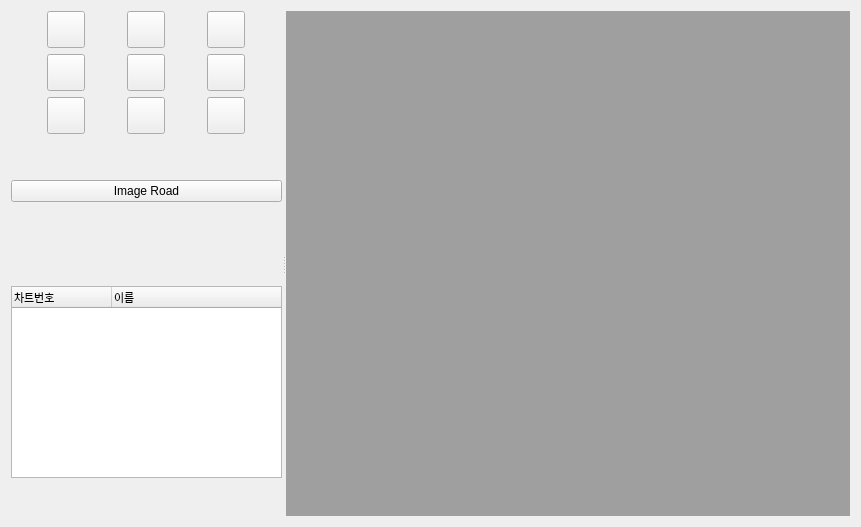
<?xml version="1.0" encoding="UTF-8"?>
<ui version="4.0">
 <class>ImageManagementForm</class>
 <widget class="QWidget" name="ImageManagementForm">
  <property name="geometry">
   <rect>
    <x>0</x>
    <y>0</y>
    <width>861</width>
    <height>527</height>
   </rect>
  </property>
  <property name="windowTitle">
   <string>Form</string>
  </property>
  <layout class="QVBoxLayout" name="verticalLayout_7">
   <item>
    <widget class="QSplitter" name="splitter">
     <property name="orientation">
      <enum>Qt::Horizontal</enum>
     </property>
     <widget class="QWidget" name="layoutWidget_2">
      <layout class="QVBoxLayout" name="verticalLayout_4">
       <item>
        <layout class="QGridLayout" name="gridLayout_3">
         <item row="2" column="1">
          <widget class="QToolButton" name="horizontalToolButton_2">
           <property name="text">
            <string/>
           </property>
           <property name="iconSize">
            <size>
             <width>30</width>
             <height>30</height>
            </size>
           </property>
          </widget>
         </item>
         <item row="2" column="0">
          <widget class="QToolButton" name="verticalToolButton_2">
           <property name="text">
            <string/>
           </property>
           <property name="iconSize">
            <size>
             <width>30</width>
             <height>30</height>
            </size>
           </property>
          </widget>
         </item>
         <item row="1" column="1">
          <widget class="QToolButton" name="leftToolButton_2">
           <property name="text">
            <string/>
           </property>
           <property name="iconSize">
            <size>
             <width>30</width>
             <height>30</height>
            </size>
           </property>
          </widget>
         </item>
         <item row="2" column="2">
          <widget class="QToolButton" name="toolButton_10">
           <property name="text">
            <string/>
           </property>
           <property name="iconSize">
            <size>
             <width>30</width>
             <height>30</height>
            </size>
           </property>
          </widget>
         </item>
         <item row="0" column="1">
          <widget class="QToolButton" name="zoomOutToolButton_2">
           <property name="text">
            <string/>
           </property>
           <property name="iconSize">
            <size>
             <width>30</width>
             <height>30</height>
            </size>
           </property>
          </widget>
         </item>
         <item row="1" column="0">
          <widget class="QToolButton" name="rightToolButton_2">
           <property name="text">
            <string/>
           </property>
           <property name="iconSize">
            <size>
             <width>30</width>
             <height>30</height>
            </size>
           </property>
          </widget>
         </item>
         <item row="1" column="2">
          <widget class="QToolButton" name="morphingToolButton_2">
           <property name="text">
            <string/>
           </property>
           <property name="iconSize">
            <size>
             <width>30</width>
             <height>30</height>
            </size>
           </property>
          </widget>
         </item>
         <item row="0" column="2">
          <widget class="QToolButton" name="sharpeningToolButton_2">
           <property name="text">
            <string/>
           </property>
           <property name="iconSize">
            <size>
             <width>30</width>
             <height>30</height>
            </size>
           </property>
          </widget>
         </item>
         <item row="0" column="0">
          <widget class="QToolButton" name="zoomInToolButton_2">
           <property name="text">
            <string/>
           </property>
           <property name="iconSize">
            <size>
             <width>30</width>
             <height>30</height>
            </size>
           </property>
          </widget>
         </item>
        </layout>
       </item>
       <item>
        <layout class="QVBoxLayout" name="verticalLayout_5">
         <item>
          <spacer name="verticalSpacer_5">
           <property name="orientation">
            <enum>Qt::Vertical</enum>
           </property>
           <property name="sizeHint" stdset="0">
            <size>
             <width>20</width>
             <height>18</height>
            </size>
           </property>
          </spacer>
         </item>
         <item>
          <widget class="QPushButton" name="imageRoadButton_2">
           <property name="text">
            <string>Image Road</string>
           </property>
          </widget>
         </item>
         <item>
          <spacer name="verticalSpacer_6">
           <property name="orientation">
            <enum>Qt::Vertical</enum>
           </property>
           <property name="sizeHint" stdset="0">
            <size>
             <width>20</width>
             <height>17</height>
            </size>
           </property>
          </spacer>
         </item>
        </layout>
       </item>
       <item>
        <layout class="QVBoxLayout" name="verticalLayout_6">
         <item>
          <spacer name="verticalSpacer_7">
           <property name="orientation">
            <enum>Qt::Vertical</enum>
           </property>
           <property name="sizeHint" stdset="0">
            <size>
             <width>20</width>
             <height>38</height>
            </size>
           </property>
          </spacer>
         </item>
         <item>
          <widget class="QTreeWidget" name="treeWidget_2">
           <property name="font">
            <font>
             <family>고도 M</family>
             <pointsize>8</pointsize>
            </font>
           </property>
           <column>
            <property name="text">
             <string>차트번호</string>
            </property>
           </column>
           <column>
            <property name="text">
             <string>이름</string>
            </property>
           </column>
          </widget>
         </item>
         <item>
          <spacer name="verticalSpacer_8">
           <property name="orientation">
            <enum>Qt::Vertical</enum>
           </property>
           <property name="sizeHint" stdset="0">
            <size>
             <width>20</width>
             <height>38</height>
            </size>
           </property>
          </spacer>
         </item>
        </layout>
       </item>
      </layout>
     </widget>
     <widget class="QMdiArea" name="mdiArea1">
      <property name="viewMode">
       <enum>QMdiArea::TabbedView</enum>
      </property>
     </widget>
    </widget>
   </item>
  </layout>
 </widget>
 <resources/>
 <connections/>
</ui>
